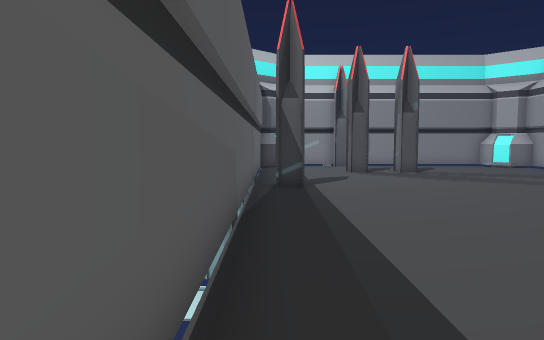
View 1 (above)

12 first-person views from a walk through a Unity game level. The camera is 1.2 m above the floor, tilts 4° down and sees 70° across. The floor is counted in squares, 1 m on a side. Each view is taken from the middle of a square. On the plan, view 1 faces up. The plan holds only what a view shows up to about 15 squares ahead; the rest is blank. The place goes on beyond the plan.

View 2
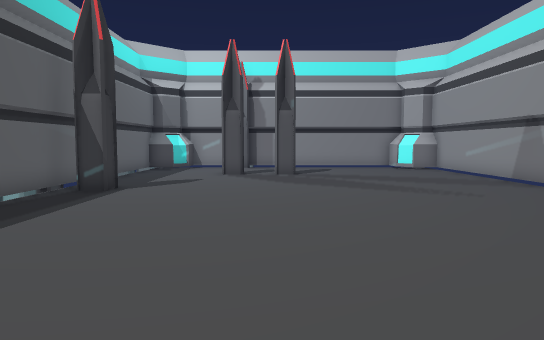

View 3
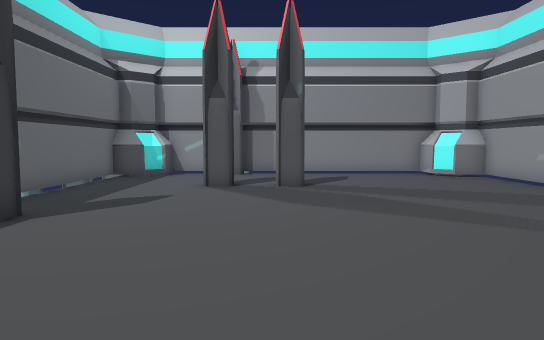

View 4
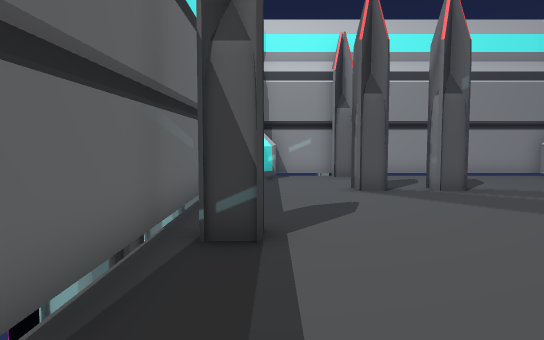

View 5
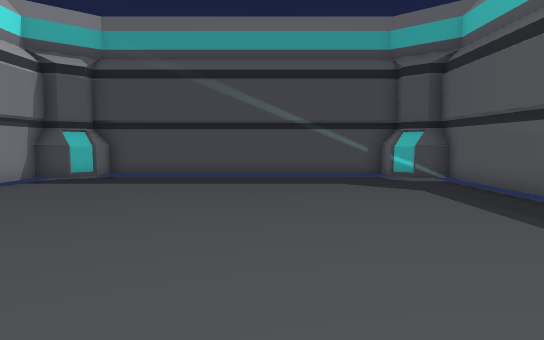

View 6
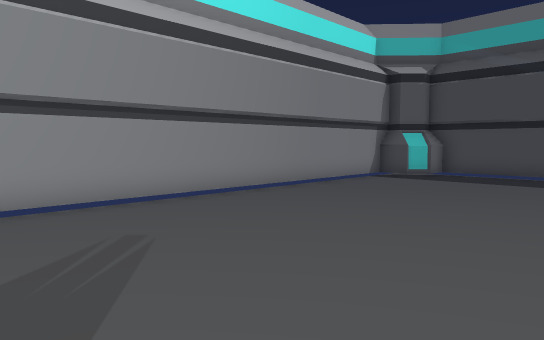

View 7
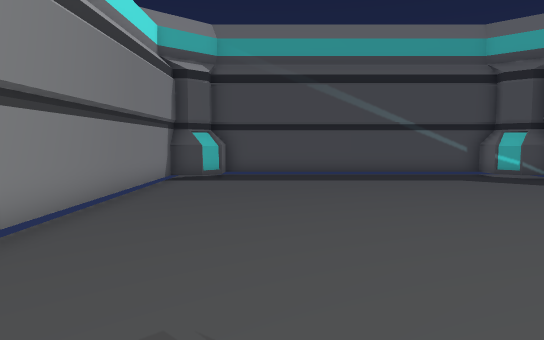

View 8
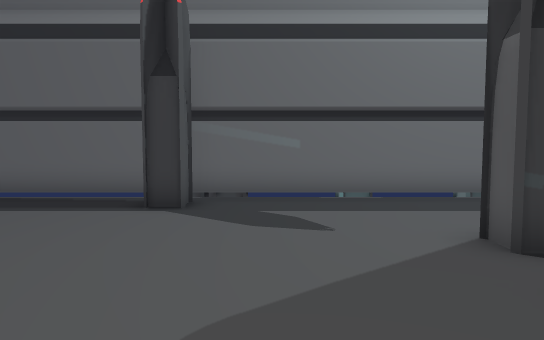

View 9
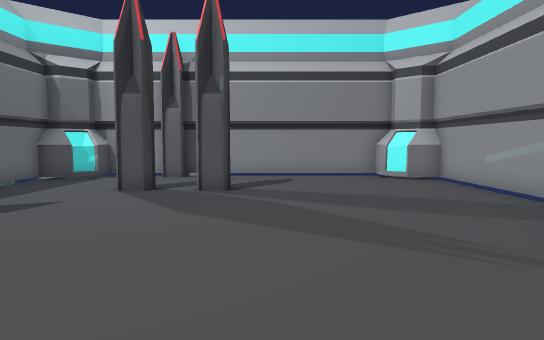

View 10
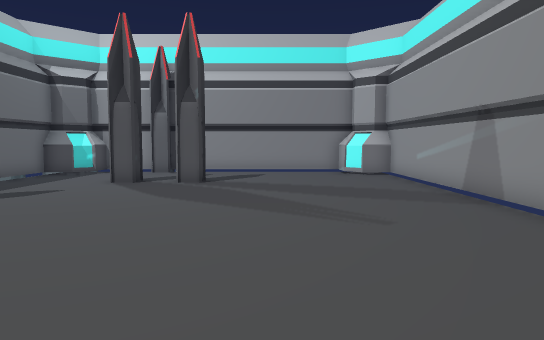

View 11
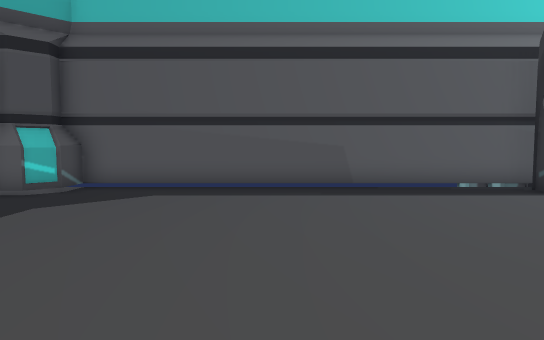

View 12
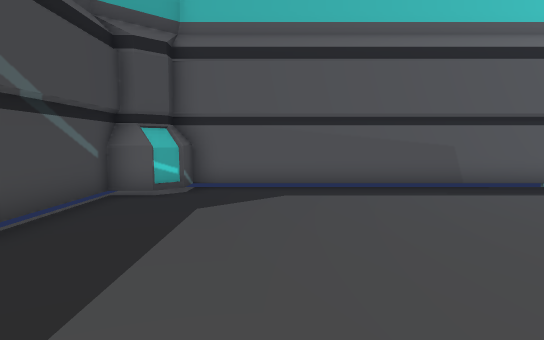

### Floor plan
Points are (right, up) in squares from view 1. A wall is a line through its corners. A room is listed if a view was taken in it or the views show most of it. See-through windows are left out.
Room 1 (views 1, 2, 3, 4, 5, 6, 7, 8, 9, 10, 11, 12)
walls: (-0.6, 8.6) (-0.6, -1.6) (0.1, -1.6); (-0.6, 14.5) (-0.6, 12.4); (0.4, 18.5) (-0.5, 18.5); (0.4, 18.7) (-0.5, 18.7); (1.1, 19.2) (0.4, 18.5); (2.5, 20.1) (0.6, 20.1); (0.6, 19.7) (-0.1, 19) (-0.5, 19); (1.1, 20.1) (1.1, 19.2) (0.5, 19.4); (12.5, 18.5) (11.5, 18.5) (10.8, 19.2); (11.5, 19.4) (10.8, 19.1) (10.8, 20.3); (12.5, 18.7) (11.5, 18.7); (11.4, 20.1) (5.4, 20.1); (0.4, -1.2) (1.1, -1.8); (-0.6, -1.2) (0.3, -1.2); (-0.6, -1.3) (0.2, -1.3); (0.6, -1.9) (1.1, -1.7); (0, -1.7) (0.5, -2.2) (1.1, -1.9) (1.1, -2.9); (0.5, -2.2) (0.6, -2.8) (11.4, -2.8); (11.5, -1.3) (12.5, -1.3); (10.8, -1.8) (11.5, -1.2) (12.5, -1.2); (11.7, -1.6) (12.4, -1.6) (12.4, 19) (12, 19) (11.3, 19.7); (10.8, -2.9) (10.8, -1.9) (11.4, -2.2) (11.9, -1.7)
objects: other object (-3, 11); other object (-3, 13) to (-2, 14); elevator (-2, 9) to (-1, 10); other object (-2, 11) to (-1, 11); other object (-2, 15) to (-1, 15); other object (-2, 18) to (-1, 18); other object (-1, 12); other object (0, 11) to (1, 11); other object (3, 16) to (4, 16); other object (3, 20) to (4, 20); other object (5, 16) to (6, 16)

Where each view was taken, in squares from view 1:
view 1: 0 up, 0 right, facing up
view 2: 1 up, 5 right, facing up
view 3: 5 up, 5 right, facing up
view 4: 6 up, 1 right, facing up
view 5: 11 up, 5 right, facing down
view 6: 12 up, 5 right, facing down-right
view 7: 12 up, 9 right, facing down
view 8: 13 up, 8 right, facing left
view 9: 6 up, 7 right, facing up
view 10: 4 up, 8 right, facing up
view 11: 4 up, 10 right, facing left
view 12: 1 up, 10 right, facing left
